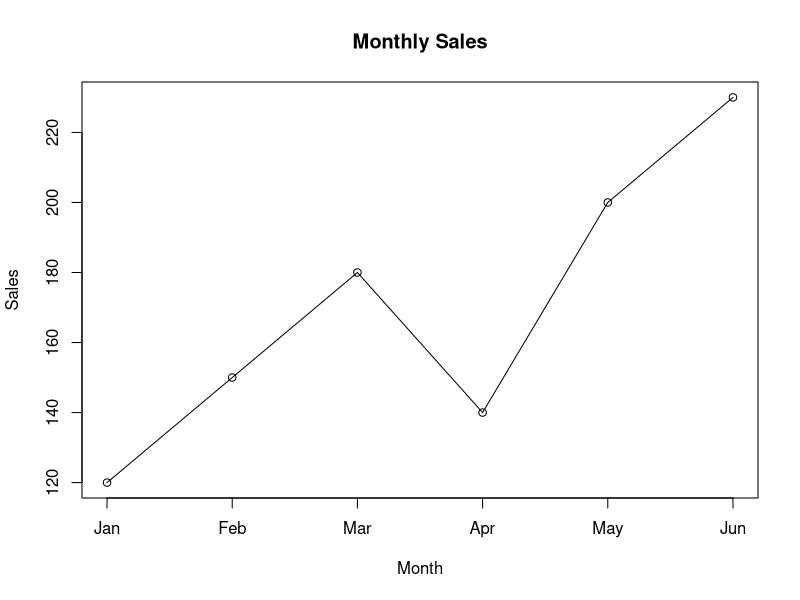

The R script that drew this image:
# Q6 - Line Chart

# Sample data
months <- c("Jan", "Feb", "Mar", "Apr", "May", "Jun")
sales <- c(120, 150, 180, 140, 200, 230)

# Create line chart
plot(
  sales,
  type = "o",
  main = "Monthly Sales",
  xlab = "Month",
  ylab = "Sales",
  xaxt = "n"
)

# Add month names to x-axis
axis(
  1,
  at = 1:length(months),
  labels = months
)
